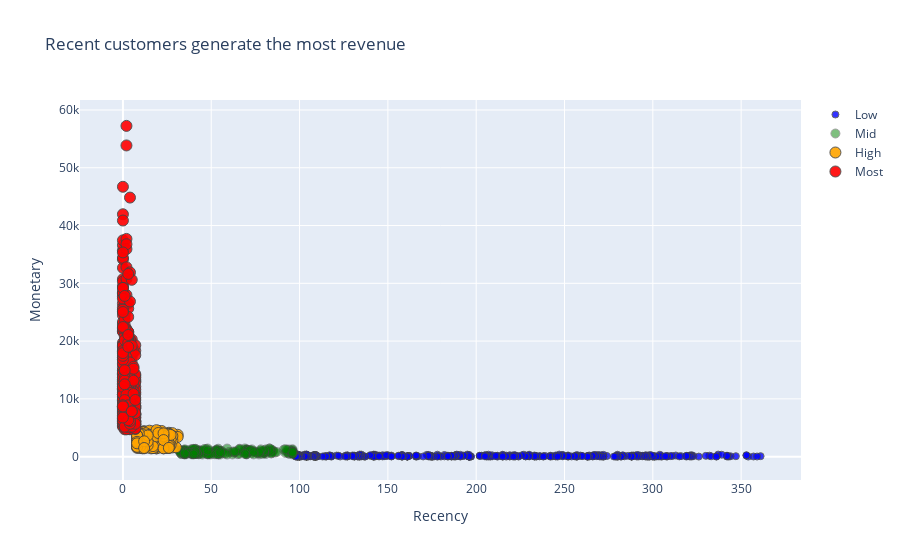

This figure's notebook cell:
### Code cell
plot_data = [
    go.Scatter(
        x=rfm_segmentation.query("RFMScore == '111'")['Recency'],
        y=rfm_segmentation.query("RFMScore == '111'")['Monetary'],
        mode='markers',
        name='Low',
        marker= dict(size= 7,
            line= dict(width=1),
            color= 'blue',
            opacity= 0.8
           )
    ),
        go.Scatter(
        x=rfm_segmentation.query("RFMScore == '222'")['Recency'],
        y=rfm_segmentation.query("RFMScore == '222'")['Monetary'],
        mode='markers',
        name='Mid',
        marker= dict(size= 9,
            line= dict(width=1),
            color= 'green',
            opacity= 0.5
           )
    ),
        go.Scatter(
        x=rfm_segmentation.query("RFMScore == '333' ")['Recency'],
        y=rfm_segmentation.query("RFMScore == '333'")['Monetary'],
        mode='markers',
        name='High',
        marker= dict(size= 11,
            line= dict(width=1),
            color= 'orange',
            opacity= 0.9
           )
    ),
    go.Scatter(
        x=rfm_segmentation.query("RFMScore == '444'")['Recency'],
        y=rfm_segmentation.query("RFMScore == '444'")['Monetary'],
        mode='markers',
        name='Most',
        marker= dict(size= 11,
            line= dict(width=1),
            color= 'red',
            opacity= 0.9
           )
    )
]

plot_layout = go.Layout(
        yaxis= {'title': "Monetary"},
        xaxis= {'title': "Recency"},
        title='Recent customers generate the most revenue'
    )
fig = go.Figure(data=plot_data, layout=plot_layout)
pyoff.iplot(fig)

### Figure 1 — Plotly figure (JSON) as saved in the notebook; plotly's stock layout.template omitted (floating-point values rounded to 4 significant figures; data arrays with more than 128 entries replaced by an {"elided": "..."} marker saying what was removed)
{"data": [{"marker": {"color": "blue", "line": {"width": 1}, "opacity": 0.8, "size": 7}, "mode": "markers", "name": "Low", "type": "scatter", "x": {"elided": "442 int values"}, "y": {"elided": "442 float values"}}, {"marker": {"color": "green", "line": {"width": 1}, "opacity": 0.5, "size": 9}, "mode": "markers", "name": "Mid", "type": "scatter", "x": {"elided": "213 int values"}, "y": {"elided": "213 float values"}}, {"marker": {"color": "orange", "line": {"width": 1}, "opacity": 0.9, "size": 11}, "mode": "markers", "name": "High", "type": "scatter", "x": {"elided": "246 int values"}, "y": {"elided": "246 float values"}}, {"marker": {"color": "red", "line": {"width": 1}, "opacity": 0.9, "size": 11}, "mode": "markers", "name": "Most", "type": "scatter", "x": {"elided": "597 int values"}, "y": {"elided": "597 float values"}}], "layout": {"title": {"text": "Recent customers generate the most revenue"}, "xaxis": {"title": {"text": "Recency"}}, "yaxis": {"title": {"text": "Monetary"}}}}
